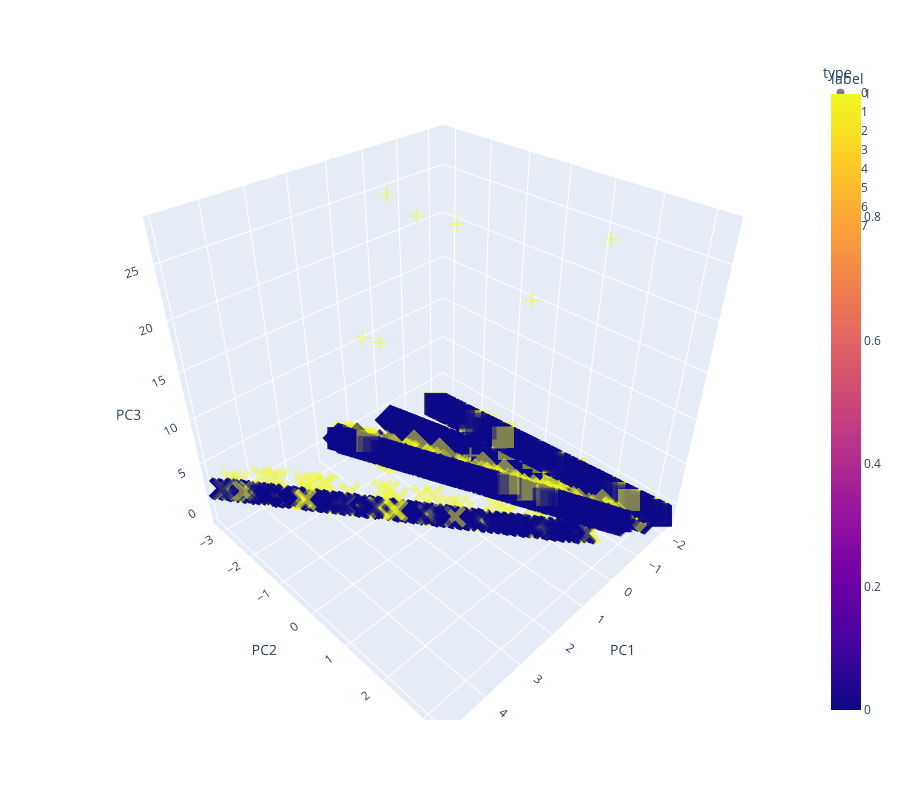

Notebook cell for this chart:
### Code cell
fig = px.scatter_3d(
    X_test, x='PC1', y='PC2', z='PC3', color='label',symbol='type', opacity=0.5, size_max=10,height=800,
)
fig.show()

### Figure 1 — Plotly figure (JSON) as saved in the notebook; plotly's stock layout.template omitted (floating-point values rounded to 4 significant figures; data arrays with more than 128 entries replaced by an {"elided": "..."} marker saying what was removed)
{"data": [{"hovertemplate": "type=0<br>PC1=%{x}<br>PC2=%{y}<br>PC3=%{z}<br>label=%{marker.color}<extra></extra>", "legendgroup": "0", "marker": {"color": {"elided": "1296 int values"}, "coloraxis": "coloraxis", "opacity": 0.5, "symbol": "circle"}, "mode": "markers", "name": "0", "scene": "scene", "showlegend": true, "type": "scatter3d", "x": {"elided": "1296 float values"}, "y": {"elided": "1296 float values"}, "z": {"elided": "1296 float values"}}, {"hovertemplate": "type=1<br>PC1=%{x}<br>PC2=%{y}<br>PC3=%{z}<br>label=%{marker.color}<extra></extra>", "legendgroup": "1", "marker": {"color": {"elided": "1107 int values"}, "coloraxis": "coloraxis", "opacity": 0.5, "symbol": "diamond"}, "mode": "markers", "name": "1", "scene": "scene", "showlegend": true, "type": "scatter3d", "x": {"elided": "1107 float values"}, "y": {"elided": "1107 float values"}, "z": {"elided": "1107 float values"}}, {"hovertemplate": "type=2<br>PC1=%{x}<br>PC2=%{y}<br>PC3=%{z}<br>label=%{marker.color}<extra></extra>", "legendgroup": "2", "marker": {"color": {"elided": "1098 int values"}, "coloraxis": "coloraxis", "opacity": 0.5, "symbol": "square"}, "mode": "markers", "name": "2", "scene": "scene", "showlegend": true, "type": "scatter3d", "x": {"elided": "1098 float values"}, "y": {"elided": "1098 float values"}, "z": {"elided": "1098 float values"}}, {"hovertemplate": "type=3<br>PC1=%{x}<br>PC2=%{y}<br>PC3=%{z}<br>label=%{marker.color}<extra></extra>", "legendgroup": "3", "marker": {"color": {"elided": "918 int values"}, "coloraxis": "coloraxis", "opacity": 0.5, "symbol": "x"}, "mode": "markers", "name": "3", "scene": "scene", "showlegend": true, "type": "scatter3d", "x": {"elided": "918 float values"}, "y": {"elided": "918 float values"}, "z": {"elided": "918 float values"}}, {"hovertemplate": "type=4<br>PC1=%{x}<br>PC2=%{y}<br>PC3=%{z}<br>label=%{marker.color}<extra></extra>", "legendgroup": "4", "marker": {"color": {"elided": "918 int values"}, "coloraxis": "coloraxis", "opacity": 0.5, "symbol": "cross"}, "mode": "markers", "name": "4", "scene": "scene", "showlegend": true, "type": "scatter3d", "x": {"elided": "918 float values"}, "y": {"elided": "918 float values"}, "z": {"elided": "918 float values"}}, {"hovertemplate": "type=5<br>PC1=%{x}<br>PC2=%{y}<br>PC3=%{z}<br>label=%{marker.color}<extra></extra>", "legendgroup": "5", "marker": {"color": {"elided": "747 int values"}, "coloraxis": "coloraxis", "opacity": 0.5, "symbol": "circle"}, "mode": "markers", "name": "5", "scene": "scene", "showlegend": true, "type": "scatter3d", "x": {"elided": "747 float values"}, "y": {"elided": "747 float values"}, "z": {"elided": "747 float values"}}, {"hovertemplate": "type=6<br>PC1=%{x}<br>PC2=%{y}<br>PC3=%{z}<br>label=%{marker.color}<extra></extra>", "legendgroup": "6", "marker": {"color": {"elided": "747 int values"}, "coloraxis": "coloraxis", "opacity": 0.5, "symbol": "diamond"}, "mode": "markers", "name": "6", "scene": "scene", "showlegend": true, "type": "scatter3d", "x": {"elided": "747 float values"}, "y": {"elided": "747 float values"}, "z": {"elided": "747 float values"}}, {"hovertemplate": "type=7<br>PC1=%{x}<br>PC2=%{y}<br>PC3=%{z}<br>label=%{marker.color}<extra></extra>", "legendgroup": "7", "marker": {"color": {"elided": "558 int values"}, "coloraxis": "coloraxis", "opacity": 0.5, "symbol": "square"}, "mode": "markers", "name": "7", "scene": "scene", "showlegend": true, "type": "scatter3d", "x": {"elided": "558 float values"}, "y": {"elided": "558 float values"}, "z": {"elided": "558 float values"}}], "layout": {"coloraxis": {"colorbar": {"title": {"text": "label"}}, "colorscale": [[0, "#0d0887"], [0.1111, "#46039f"], [0.2222, "#7201a8"], [0.3333, "#9c179e"], [0.4444, "#bd3786"], [0.5556, "#d8576b"], [0.6667, "#ed7953"], [0.7778, "#fb9f3a"], [0.8889, "#fdca26"], [1, "#f0f921"]]}, "height": 800, "legend": {"title": {"text": "type"}, "tracegroupgap": 0}, "margin": {"t": 60}, "scene": {"domain": {"x": [0, 1], "y": [0, 1]}, "xaxis": {"title": {"text": "PC1"}}, "yaxis": {"title": {"text": "PC2"}}, "zaxis": {"title": {"text": "PC3"}}}}}
